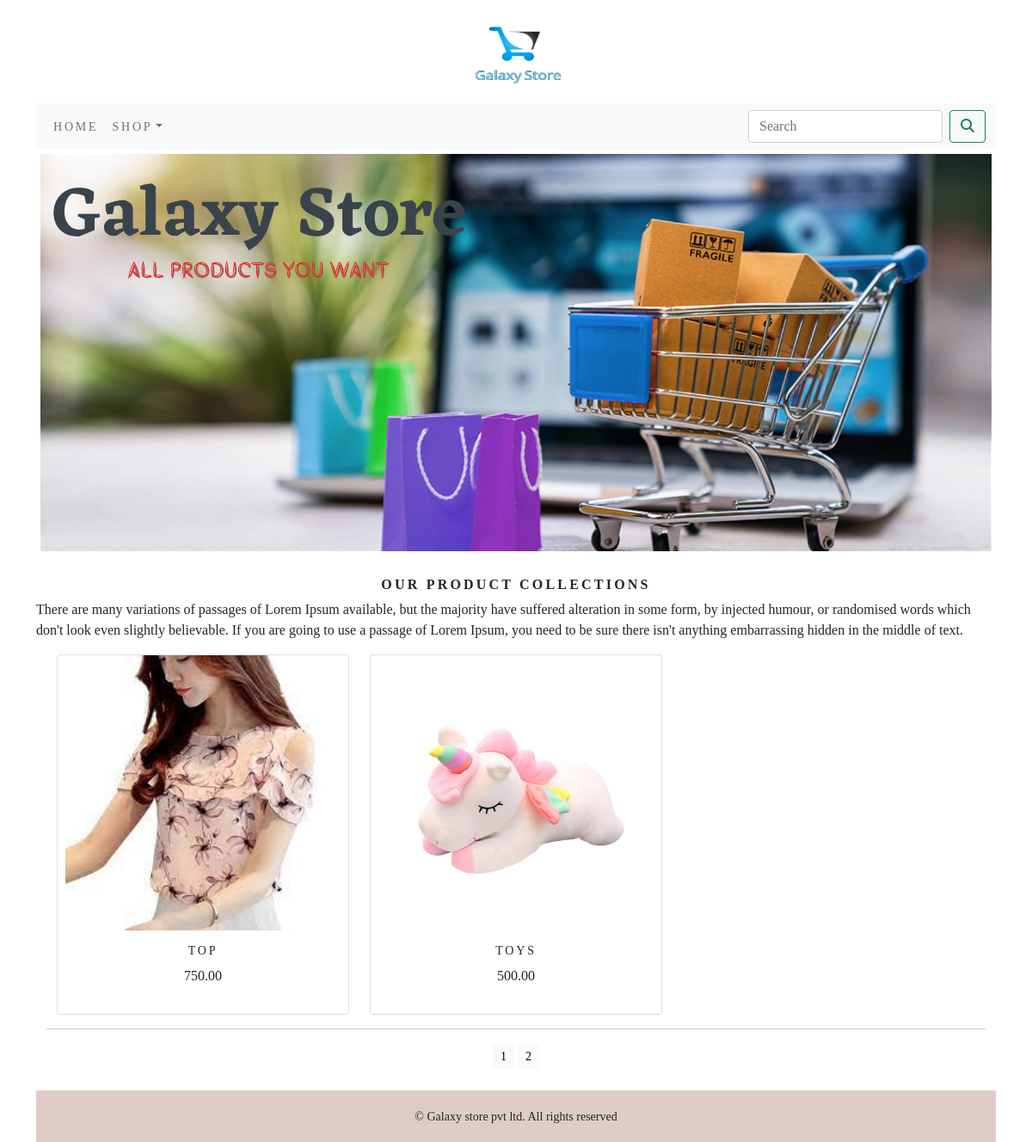
Screenshot of /shop/?page=2 with the database file from the repository.
### shop/models.py (models this page shows, shortened)
class Product(models.Model):
    name=models.CharField(max_length=250,unique=True)
    slug=models.SlugField(max_length=250,unique=True)
    description=models.TextField(blank=True)
    price=models.DecimalField(max_digits=10,decimal_places=2)
    category=models.ForeignKey(Category,on_delete=models.CASCADE)
    image=models.ImageField(upload_to='product',blank=True)
    stock=models.IntegerField()
    available=models.BooleanField(default=True)
    created=models.DateTimeField(auto_now_add=True)
    updated=models.DateTimeField(auto_now=True)
    def get_url(self):
        return reverse('shop:prodCatdetail',args=[self.category.slug,self.slug])
    class Meta:
        ordering=('name',)
        verbose_name='product'
        verbose_name_plural='products'

### shop/views.py (the view)
# urls.py: path('',views.allProdCat,name='allProdCat'),
def allProdCat(request,c_slug=None):
    c_page=None
    products_list=None
    if c_slug!=None:
        c_page=get_object_or_404(Category,slug=c_slug)
        products_list=Product.objects.all().filter(category=c_page,available=True)
    else:
        products_list=Product.objects.all().filter(available=True)
    paginator=Paginator(products_list,'6')
    try:
        page=int(request.GET.get('page','1'))
    except:
        page= 1
    try:
        products=paginator.page(page)
    except (EmptyPage,InvalidPage):
        products=paginator.page(paginator.num_pages)
    return render(request,"category.html",{'category': c_page,'products': products})

### cart/context_processors.py (called while the page is built)
def counter(request):
    item_count = 0
    if 'admin' in request.path:
        return {}
    else:
        try:
            cart=Cart.objects.filter(cart_id=_cart_id(request))
            cart_items=CartItem.objects.all().filter(cart=cart[:1])
            for cart_item in cart_items:
                item_count += cart_item.quantity
        except Cart.DoesNotExist:
            item_count = 0
    return dict(item_count=item_count)

### cart/views.py (called while the page is built)
def _cart_id(request):
    cart=request.session.session_key
    if not cart:
        cart=request.session.create()
    return cart

### shop/context_processors.py (called while the page is built)
def menu_links(request):
    links=Category.objects.all()
    return dict(links=links)

### shop/models.py (called while the page is built)
    def get_url(self):
        return reverse('shop:products_by_category',args=[self.slug])

### templates/category.html (shortened to what this page needs)
{% extends 'base.html' %}
{% load static %}
{% block content %}
<div class="mx-auto">
    {% if category %}
    <img class="my_image" src="{{category.image.url}}" alt="{{category.name}}">
</div>
    <br>
<div>
    <h1 class="text-center my_title">{{category.name}}</h1>
    <p class="text-justify">{{category.description}}</p>
</div>
    {% else %}
<div>
    <img class="my_image my_image_padding" src="{% static 'img/banner.png' %}" alt="Our Products" width="1400px">
</div>
    <br>
<div>
    <h1 class="text-center my_title"><b>Our Product Collections</b></h1>
    <p class="text-justify">There are many variations of passages of Lorem Ipsum available, but the majority have suffered alteration in some form, by injected humour, or randomised words which don't look even slightly believable. If you are going to use a passage of Lorem Ipsum, you need to be sure there isn't anything embarrassing hidden in the middle of text. </p>
</div>
    {% endif %}
<div class="container">
    <div class="row mx-auto">
        {% for product in products.object_list %}
        <div class="my_bottom_margin col-9 col-sm-12 col-md-4 col-lg-4">
            <div class="card text-center" style="min-width:18rem;">
                    <a href="{{product.get_url}}"><img class="card-img-top my_image" src="{{product.image.url}}" alt="{{product.name}}"></a>
                <div class="card-body" >
                    <h4>{{product.name}}</h4>
                    <p>{{product.price}}</p>
                </div>
            </div>
        </div>
        {% endfor %}
    </div>
    <div class="mx-auto">
        {% if products.paginator.num_pages > 1 %}
        <hr>
        <div class="text-center">
            {% for pg in products.paginator.page_range %}
            <a href="?page={{pg}}" class="btn btn-light btn-sm {% if products.number == pg %} active {% endif %}">{{pg}}</a>
            {% endfor %}
        </div>
            {% endif %}
    </div>
    <br>
</div>
{% endblock %}

### static/css/custom.css (style rules this page uses)
body { font-family:'EB Garamond', serif; }
.my_image { width:100%; height:auto; }
.my_title { font-size:16px; text-transform:uppercase; letter-spacing: .2em; }
.my_image_padding { padding:5px; }
.my_bottom_margin { margin-bottom;10px; }
.card-body h4 { font-size:14px; text-transform:uppercase; letter-spacing:.2em; }
.card-img-top { max-height: 40vh; object-fit: contain; }

### rows the page displays
Product: image (picture), name "TOP", price "750.00"
Product: image (picture), name "TOYS", price "500.00"

### other values shown
{{ pg }} "1" "2"
